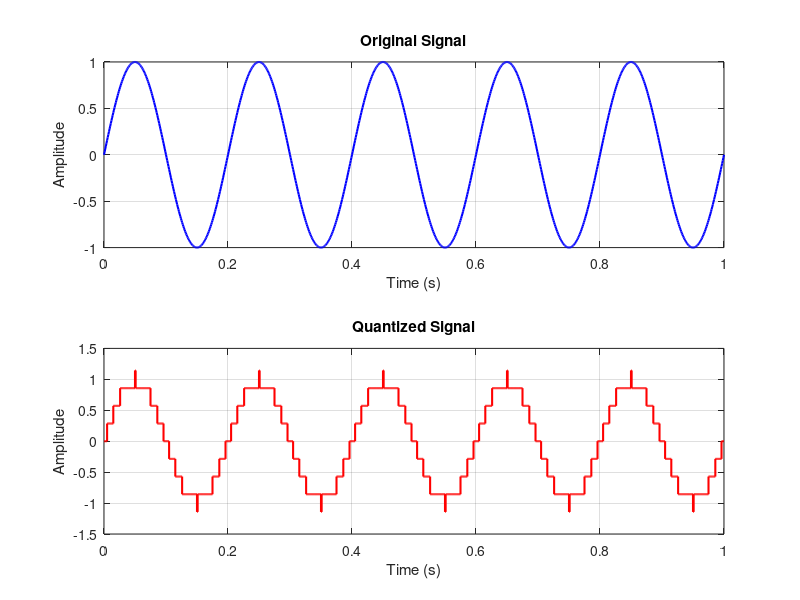

This figure's MATLAB source:
clc;
clear;
close all;

% Original Signal
t = 0:0.001:1;
f = 5;
x = sin(2*pi*f*t);

% Number of Quantization Levels
L = 8;

% Quantization Step Size
delta = 2/(L-1);

% Uniform Quantization
x_quant = delta * round(x/delta);

% Plotting
figure;

subplot(2,1,1)
plot(t,x,'b','LineWidth',1.5)
grid on
title('Original Signal')
xlabel('Time (s)')
ylabel('Amplitude')

subplot(2,1,2)
stairs(t,x_quant,'r','LineWidth',1.5)
grid on
title('Quantized Signal')
xlabel('Time (s)')
ylabel('Amplitude')
